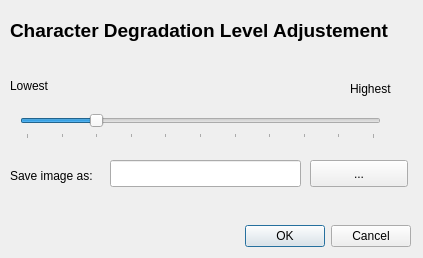
<?xml version="1.0" encoding="UTF-8"?>
<ui version="4.0">
 <class>GrayCharacterDegradationParameter</class>
 <widget class="QDialog" name="GrayCharacterDegradationParameter">
  <property name="geometry">
   <rect>
    <x>0</x>
    <y>0</y>
    <width>423</width>
    <height>258</height>
   </rect>
  </property>
  <property name="windowTitle">
   <string>Dialog</string>
  </property>
  <widget class="QDialogButtonBox" name="buttonBox">
   <property name="geometry">
    <rect>
     <x>70</x>
     <y>220</y>
     <width>341</width>
     <height>32</height>
    </rect>
   </property>
   <property name="orientation">
    <enum>Qt::Horizontal</enum>
   </property>
   <property name="standardButtons">
    <set>QDialogButtonBox::Cancel|QDialogButtonBox::Ok</set>
   </property>
  </widget>
  <widget class="QLabel" name="label">
   <property name="geometry">
    <rect>
     <x>10</x>
     <y>10</y>
     <width>381</width>
     <height>41</height>
    </rect>
   </property>
   <property name="font">
    <font>
     <pointsize>14</pointsize>
     <weight>75</weight>
     <bold>true</bold>
    </font>
   </property>
   <property name="text">
    <string>Character Degradation Level Adjustement</string>
   </property>
  </widget>
  <widget class="QSlider" name="hsSlider">
   <property name="geometry">
    <rect>
     <x>20</x>
     <y>110</y>
     <width>361</width>
     <height>29</height>
    </rect>
   </property>
   <property name="mouseTracking">
    <bool>false</bool>
   </property>
   <property name="maximum">
    <number>10</number>
   </property>
   <property name="sliderPosition">
    <number>2</number>
   </property>
   <property name="orientation">
    <enum>Qt::Horizontal</enum>
   </property>
   <property name="tickPosition">
    <enum>QSlider::TicksBelow</enum>
   </property>
  </widget>
  <widget class="QLabel" name="label_2">
   <property name="geometry">
    <rect>
     <x>10</x>
     <y>70</y>
     <width>111</width>
     <height>31</height>
    </rect>
   </property>
   <property name="text">
    <string>Lowest</string>
   </property>
  </widget>
  <widget class="QLabel" name="label_3">
   <property name="geometry">
    <rect>
     <x>350</x>
     <y>80</y>
     <width>66</width>
     <height>17</height>
    </rect>
   </property>
   <property name="text">
    <string>Highest</string>
   </property>
  </widget>
  <widget class="QLabel" name="label_4">
   <property name="geometry">
    <rect>
     <x>10</x>
     <y>160</y>
     <width>121</width>
     <height>31</height>
    </rect>
   </property>
   <property name="text">
    <string>Save image as: </string>
   </property>
  </widget>
  <widget class="QLineEdit" name="txtFilePath">
   <property name="geometry">
    <rect>
     <x>110</x>
     <y>160</y>
     <width>191</width>
     <height>27</height>
    </rect>
   </property>
  </widget>
  <widget class="QPushButton" name="btnSaveto">
   <property name="geometry">
    <rect>
     <x>310</x>
     <y>160</y>
     <width>98</width>
     <height>27</height>
    </rect>
   </property>
   <property name="text">
    <string>...</string>
   </property>
  </widget>
 </widget>
 <resources/>
 <connections>
  <connection>
   <sender>buttonBox</sender>
   <signal>accepted()</signal>
   <receiver>GrayCharacterDegradationParameter</receiver>
   <slot>accept()</slot>
   <hints>
    <hint type="sourcelabel">
     <x>248</x>
     <y>254</y>
    </hint>
    <hint type="destinationlabel">
     <x>157</x>
     <y>274</y>
    </hint>
   </hints>
  </connection>
  <connection>
   <sender>buttonBox</sender>
   <signal>rejected()</signal>
   <receiver>GrayCharacterDegradationParameter</receiver>
   <slot>reject()</slot>
   <hints>
    <hint type="sourcelabel">
     <x>316</x>
     <y>260</y>
    </hint>
    <hint type="destinationlabel">
     <x>286</x>
     <y>274</y>
    </hint>
   </hints>
  </connection>
 </connections>
</ui>
